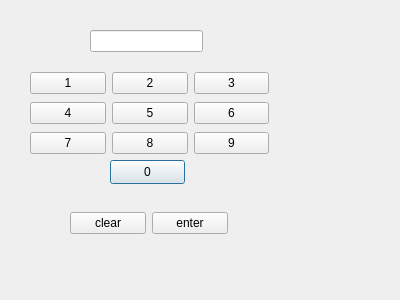
<?xml version="1.0" encoding="UTF-8"?>
<ui version="4.0">
 <class>engine</class>
 <widget class="QDialog" name="engine">
  <property name="geometry">
   <rect>
    <x>0</x>
    <y>0</y>
    <width>400</width>
    <height>300</height>
   </rect>
  </property>
  <property name="windowTitle">
   <string>Dialog</string>
  </property>
  <widget class="QPushButton" name="pushButton_10">
   <property name="geometry">
    <rect>
     <x>110</x>
     <y>160</y>
     <width>75</width>
     <height>24</height>
    </rect>
   </property>
   <property name="text">
    <string>0</string>
   </property>
  </widget>
  <widget class="QLineEdit" name="lineEdit">
   <property name="geometry">
    <rect>
     <x>90</x>
     <y>30</y>
     <width>113</width>
     <height>22</height>
    </rect>
   </property>
  </widget>
  <widget class="QWidget" name="">
   <property name="geometry">
    <rect>
     <x>30</x>
     <y>70</y>
     <width>239</width>
     <height>86</height>
    </rect>
   </property>
   <layout class="QGridLayout" name="gridLayout">
    <item row="0" column="0">
     <widget class="QPushButton" name="pushButton">
      <property name="text">
       <string>1</string>
      </property>
     </widget>
    </item>
    <item row="0" column="1">
     <widget class="QPushButton" name="pushButton_2">
      <property name="text">
       <string>2</string>
      </property>
     </widget>
    </item>
    <item row="0" column="2">
     <widget class="QPushButton" name="pushButton_3">
      <property name="text">
       <string>3</string>
      </property>
     </widget>
    </item>
    <item row="1" column="0">
     <widget class="QPushButton" name="pushButton_4">
      <property name="text">
       <string>4</string>
      </property>
     </widget>
    </item>
    <item row="1" column="1">
     <widget class="QPushButton" name="pushButton_5">
      <property name="text">
       <string>5</string>
      </property>
     </widget>
    </item>
    <item row="1" column="2">
     <widget class="QPushButton" name="pushButton_6">
      <property name="text">
       <string>6</string>
      </property>
     </widget>
    </item>
    <item row="2" column="0">
     <widget class="QPushButton" name="pushButton_7">
      <property name="text">
       <string>7</string>
      </property>
     </widget>
    </item>
    <item row="2" column="1">
     <widget class="QPushButton" name="pushButton_8">
      <property name="text">
       <string>8</string>
      </property>
     </widget>
    </item>
    <item row="2" column="2">
     <widget class="QPushButton" name="pushButton_9">
      <property name="text">
       <string>9</string>
      </property>
     </widget>
    </item>
   </layout>
  </widget>
  <widget class="QWidget" name="">
   <property name="geometry">
    <rect>
     <x>70</x>
     <y>210</y>
     <width>158</width>
     <height>26</height>
    </rect>
   </property>
   <layout class="QHBoxLayout" name="horizontalLayout">
    <item>
     <widget class="QPushButton" name="pushButton_11">
      <property name="text">
       <string>clear</string>
      </property>
     </widget>
    </item>
    <item>
     <widget class="QPushButton" name="pushButton_12">
      <property name="text">
       <string>enter</string>
      </property>
     </widget>
    </item>
   </layout>
  </widget>
 </widget>
 <resources/>
 <connections/>
</ui>
